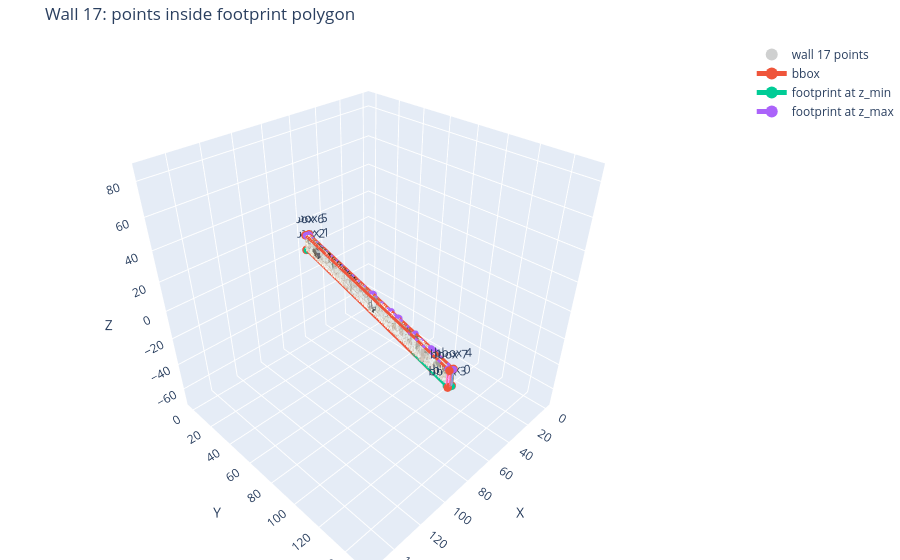

This figure's notebook cell:
### Code cell
fig = export_single_wall_points_html(
    wall_output_dict,
    wall_id=17,
    output_html="wall_17_points.html",
)

fig.show()

### Figure 1 — Plotly figure (JSON) as saved in the notebook; plotly's stock layout.template omitted (floating-point values rounded to 4 significant figures; data arrays with more than 128 entries replaced by an {"elided": "..."} marker saying what was removed)
{"data": [{"marker": {"color": {"elided": "27616 str values"}, "opacity": 0.9, "size": 2}, "mode": "markers", "name": "wall 17 points", "type": "scatter3d", "x": {"elided": "27616 float values"}, "y": {"elided": "27616 float values"}, "z": {"elided": "27616 float values"}}, {"line": {"width": 6}, "marker": {"size": 5}, "mode": "lines+markers+text", "name": "bbox", "text": ["bbox 0", "bbox 1", "bbox 2", "bbox 3", "bbox 4", "bbox 5", "bbox 6", "bbox 7", "bbox 0"], "textposition": "top center", "type": "scatter3d", "x": [93.54, 57.39, 59.76, 95.9, 93.54, 57.39, 59.76, 95.9, 93.54], "y": [148.6, 1.25, 0.6684, 148.0, 148.6, 1.25, 0.6684, 148.0, 148.6], "z": [2.483, 2.483, 2.483, 2.483, 13.31, 13.31, 13.31, 13.31, 2.483]}, {"line": {"width": 5}, "marker": {"size": 4}, "mode": "lines+markers", "name": "footprint at z_min", "type": "scatter3d", "x": {"elided": "152 float values"}, "y": {"elided": "152 float values"}, "z": {"elided": "152 float values"}}, {"line": {"dash": "dash", "width": 5}, "marker": {"size": 4}, "mode": "lines+markers", "name": "footprint at z_max", "type": "scatter3d", "x": {"elided": "152 float values"}, "y": {"elided": "152 float values"}, "z": {"elided": "152 float values"}}, {"line": {"width": 3}, "mode": "lines", "showlegend": false, "type": "scatter3d", "x": [90.32, 90.32], "y": [132.9, 132.9], "z": [2.483, 13.31]}, {"line": {"width": 3}, "mode": "lines", "showlegend": false, "type": "scatter3d", "x": [90.32, 90.32], "y": [132.9, 132.9], "z": [2.483, 13.31]}, {"line": {"width": 3}, "mode": "lines", "showlegend": false, "type": "scatter3d", "x": [90.12, 90.12], "y": [132.9, 132.9], "z": [2.483, 13.31]}, {"line": {"width": 3}, "mode": "lines", "showlegend": false, "type": "scatter3d", "x": [90.12, 90.12], "y": [132.9, 132.9], "z": [2.483, 13.31]}, {"line": {"width": 3}, "mode": "lines", "showlegend": false, "type": "scatter3d", "x": [90.12, 90.12], "y": [132.9, 132.9], "z": [2.483, 13.31]}, {"line": {"width": 3}, "mode": "lines", "showlegend": false, "type": "scatter3d", "x": [89.92, 89.92], "y": [133.0, 133.0], "z": [2.483, 13.31]}, {"line": {"width": 3}, "mode": "lines", "showlegend": false, "type": "scatter3d", "x": [90.05, 90.05], "y": [133.5, 133.5], "z": [2.483, 13.31]}, {"line": {"width": 3}, "mode": "lines", "showlegend": false, "type": "scatter3d", "x": [90.05, 90.05], "y": [133.5, 133.5], "z": [2.483, 13.31]}, {"line": {"width": 3}, "mode": "lines", "showlegend": false, "type": "scatter3d", "x": [89.85, 89.85], "y": [133.5, 133.5], "z": [2.483, 13.31]}, {"line": {"width": 3}, "mode": "lines", "showlegend": false, "type": "scatter3d", "x": [89.85, 89.85], "y": [133.5, 133.5], "z": [2.483, 13.31]}, {"line": {"width": 3}, "mode": "lines", "showlegend": false, "type": "scatter3d", "x": [89.85, 89.85], "y": [133.5, 133.5], "z": [2.483, 13.31]}, {"line": {"width": 3}, "mode": "lines", "showlegend": false, "type": "scatter3d", "x": [89.85, 89.85], "y": [133.5, 133.5], "z": [2.483, 13.31]}, {"line": {"width": 3}, "mode": "lines", "showlegend": false, "type": "scatter3d", "x": [89.85, 89.85], "y": [133.5, 133.5], "z": [2.483, 13.31]}, {"line": {"width": 3}, "mode": "lines", "showlegend": false, "type": "scatter3d", "x": [89.85, 89.85], "y": [133.5, 133.5], "z": [2.483, 13.31]}, {"line": {"width": 3}, "mode": "lines", "showlegend": false, "type": "scatter3d", "x": [89.98, 89.98], "y": [134.1, 134.1], "z": [2.483, 13.31]}, {"line": {"width": 3}, "mode": "lines", "showlegend": false, "type": "scatter3d", "x": [93.5, 93.5], "y": [148.4, 148.4], "z": [2.483, 13.31]}, {"line": {"width": 3}, "mode": "lines", "showlegend": false, "type": "scatter3d", "x": [93.5, 93.5], "y": [148.4, 148.4], "z": [2.483, 13.31]}, {"line": {"width": 3}, "mode": "lines", "showlegend": false, "type": "scatter3d", "x": [93.5, 93.5], "y": [148.4, 148.4], "z": [2.483, 13.31]}, {"line": {"width": 3}, "mode": "lines", "showlegend": false, "type": "scatter3d", "x": [93.5, 93.5], "y": [148.4, 148.4], "z": [2.483, 13.31]}, {"line": {"width": 3}, "mode": "lines", "showlegend": false, "type": "scatter3d", "x": [93.5, 93.5], "y": [148.4, 148.4], "z": [2.483, 13.31]}, {"line": {"width": 3}, "mode": "lines", "showlegend": false, "type": "scatter3d", "x": [93.83, 93.83], "y": [148.9, 148.9], "z": [2.483, 13.31]}, {"line": {"width": 3}, "mode": "lines", "showlegend": false, "type": "scatter3d", "x": [93.83, 93.83], "y": [148.9, 148.9], "z": [2.483, 13.31]}, {"line": {"width": 3}, "mode": "lines", "showlegend": false, "type": "scatter3d", "x": [93.83, 93.83], "y": [148.9, 148.9], "z": [2.483, 13.31]}, {"line": {"width": 3}, "mode": "lines", "showlegend": false, "type": "scatter3d", "x": [93.83, 93.83], "y": [148.9, 148.9], "z": [2.483, 13.31]}, {"line": {"width": 3}, "mode": "lines", "showlegend": false, "type": "scatter3d", "x": [94.03, 94.03], "y": [148.8, 148.8], "z": [2.483, 13.31]}, {"line": {"width": 3}, "mode": "lines", "showlegend": false, "type": "scatter3d", "x": [94.03, 94.03], "y": [148.8, 148.8], "z": [2.483, 13.31]}, {"line": {"width": 3}, "mode": "lines", "showlegend": false, "type": "scatter3d", "x": [94.03, 94.03], "y": [148.8, 148.8], "z": [2.483, 13.31]}, {"line": {"width": 3}, "mode": "lines", "showlegend": false, "type": "scatter3d", "x": [94.23, 94.23], "y": [148.8, 148.8], "z": [2.483, 13.31]}, {"line": {"width": 3}, "mode": "lines", "showlegend": false, "type": "scatter3d", "x": [94.23, 94.23], "y": [148.8, 148.8], "z": [2.483, 13.31]}, {"line": {"width": 3}, "mode": "lines", "showlegend": false, "type": "scatter3d", "x": [94.23, 94.23], "y": [148.8, 148.8], "z": [2.483, 13.31]}, {"line": {"width": 3}, "mode": "lines", "showlegend": false, "type": "scatter3d", "x": [94.43, 94.43], "y": [148.7, 148.7], "z": [2.483, 13.31]}, {"line": {"width": 3}, "mode": "lines", "showlegend": false, "type": "scatter3d", "x": [94.43, 94.43], "y": [148.7, 148.7], "z": [2.483, 13.31]}, {"line": {"width": 3}, "mode": "lines", "showlegend": false, "type": "scatter3d", "x": [94.63, 94.63], "y": [148.7, 148.7], "z": [2.483, 13.31]}, {"line": {"width": 3}, "mode": "lines", "showlegend": false, "type": "scatter3d", "x": [94.63, 94.63], "y": [148.7, 148.7], "z": [2.483, 13.31]}, {"line": {"width": 3}, "mode": "lines", "showlegend": false, "type": "scatter3d", "x": [94.63, 94.63], "y": [148.7, 148.7], "z": [2.483, 13.31]}, {"line": {"width": 3}, "mode": "lines", "showlegend": false, "type": "scatter3d", "x": [94.83, 94.83], "y": [148.6, 148.6], "z": [2.483, 13.31]}, {"line": {"width": 3}, "mode": "lines", "showlegend": false, "type": "scatter3d", "x": [94.83, 94.83], "y": [148.6, 148.6], "z": [2.483, 13.31]}, {"line": {"width": 3}, "mode": "lines", "showlegend": false, "type": "scatter3d", "x": [94.83, 94.83], "y": [148.6, 148.6], "z": [2.483, 13.31]}, {"line": {"width": 3}, "mode": "lines", "showlegend": false, "type": "scatter3d", "x": [95.03, 95.03], "y": [148.6, 148.6], "z": [2.483, 13.31]}, {"line": {"width": 3}, "mode": "lines", "showlegend": false, "type": "scatter3d", "x": [95.03, 95.03], "y": [148.6, 148.6], "z": [2.483, 13.31]}, {"line": {"width": 3}, "mode": "lines", "showlegend": false, "type": "scatter3d", "x": [95.03, 95.03], "y": [148.6, 148.6], "z": [2.483, 13.31]}, {"line": {"width": 3}, "mode": "lines", "showlegend": false, "type": "scatter3d", "x": [95.03, 95.03], "y": [148.6, 148.6], "z": [2.483, 13.31]}, {"line": {"width": 3}, "mode": "lines", "showlegend": false, "type": "scatter3d", "x": [95.23, 95.23], "y": [148.5, 148.5], "z": [2.483, 13.31]}, {"line": {"width": 3}, "mode": "lines", "showlegend": false, "type": "scatter3d", "x": [95.1, 95.1], "y": [148.0, 148.0], "z": [2.483, 13.31]}, {"line": {"width": 3}, "mode": "lines", "showlegend": false, "type": "scatter3d", "x": [95.1, 95.1], "y": [148.0, 148.0], "z": [2.483, 13.31]}, {"line": {"width": 3}, "mode": "lines", "showlegend": false, "type": "scatter3d", "x": [95.1, 95.1], "y": [148.0, 148.0], "z": [2.483, 13.31]}, {"line": {"width": 3}, "mode": "lines", "showlegend": false, "type": "scatter3d", "x": [95.1, 95.1], "y": [148.0, 148.0], "z": [2.483, 13.31]}, {"line": {"width": 3}, "mode": "lines", "showlegend": false, "type": "scatter3d", "x": [95.1, 95.1], "y": [148.0, 148.0], "z": [2.483, 13.31]}, {"line": {"width": 3}, "mode": "lines", "showlegend": false, "type": "scatter3d", "x": [95.1, 95.1], "y": [148.0, 148.0], "z": [2.483, 13.31]}, {"line": {"width": 3}, "mode": "lines", "showlegend": false, "type": "scatter3d", "x": [95.1, 95.1], "y": [148.0, 148.0], "z": [2.483, 13.31]}, {"line": {"width": 3}, "mode": "lines", "showlegend": false, "type": "scatter3d", "x": [95.3, 95.3], "y": [148.0, 148.0], "z": [2.483, 13.31]}, {"line": {"width": 3}, "mode": "lines", "showlegend": false, "type": "scatter3d", "x": [95.3, 95.3], "y": [148.0, 148.0], "z": [2.483, 13.31]}, {"line": {"width": 3}, "mode": "lines", "showlegend": false, "type": "scatter3d", "x": [95.3, 95.3], "y": [148.0, 148.0], "z": [2.483, 13.31]}, {"line": {"width": 3}, "mode": "lines", "showlegend": false, "type": "scatter3d", "x": [95.5, 95.5], "y": [147.9, 147.9], "z": [2.483, 13.31]}, {"line": {"width": 3}, "mode": "lines", "showlegend": false, "type": "scatter3d", "x": [95.5, 95.5], "y": [147.9, 147.9], "z": [2.483, 13.31]}, {"line": {"width": 3}, "mode": "lines", "showlegend": false, "type": "scatter3d", "x": [95.37, 95.37], "y": [147.4, 147.4], "z": [2.483, 13.31]}, {"line": {"width": 3}, "mode": "lines", "showlegend": false, "type": "scatter3d", "x": [95.57, 95.57], "y": [147.3, 147.3], "z": [2.483, 13.31]}, {"line": {"width": 3}, "mode": "lines", "showlegend": false, "type": "scatter3d", "x": [95.57, 95.57], "y": [147.3, 147.3], "z": [2.483, 13.31]}, {"line": {"width": 3}, "mode": "lines", "showlegend": false, "type": "scatter3d", "x": [95.57, 95.57], "y": [147.3, 147.3], "z": [2.483, 13.31]}, {"line": {"width": 3}, "mode": "lines", "showlegend": false, "type": "scatter3d", "x": [95.57, 95.57], "y": [147.3, 147.3], "z": [2.483, 13.31]}, {"line": {"width": 3}, "mode": "lines", "showlegend": false, "type": "scatter3d", "x": [95.77, 95.77], "y": [147.3, 147.3], "z": [2.483, 13.31]}, {"line": {"width": 3}, "mode": "lines", "showlegend": false, "type": "scatter3d", "x": [95.77, 95.77], "y": [147.3, 147.3], "z": [2.483, 13.31]}, {"line": {"width": 3}, "mode": "lines", "showlegend": false, "type": "scatter3d", "x": [95.77, 95.77], "y": [147.3, 147.3], "z": [2.483, 13.31]}, {"line": {"width": 3}, "mode": "lines", "showlegend": false, "type": "scatter3d", "x": [95.64, 95.64], "y": [146.8, 146.8], "z": [2.483, 13.31]}, {"line": {"width": 3}, "mode": "lines", "showlegend": false, "type": "scatter3d", "x": [95.64, 95.64], "y": [146.8, 146.8], "z": [2.483, 13.31]}, {"line": {"width": 3}, "mode": "lines", "showlegend": false, "type": "scatter3d", "x": [59.85, 59.85], "y": [1.77, 1.77], "z": [2.483, 13.31]}, {"line": {"width": 3}, "mode": "lines", "showlegend": false, "type": "scatter3d", "x": [59.85, 59.85], "y": [1.77, 1.77], "z": [2.483, 13.31]}, {"line": {"width": 3}, "mode": "lines", "showlegend": false, "type": "scatter3d", "x": [59.85, 59.85], "y": [1.77, 1.77], "z": [2.483, 13.31]}, {"line": {"width": 3}, "mode": "lines", "showlegend": false, "type": "scatter3d", "x": [59.85, 59.85], "y": [1.77, 1.77], "z": [2.483, 13.31]}, {"line": {"width": 3}, "mode": "lines", "showlegend": false, "type": "scatter3d", "x": [59.85, 59.85], "y": [1.77, 1.77], "z": [2.483, 13.31]}, {"line": {"width": 3}, "mode": "lines", "showlegend": false, "type": "scatter3d", "x": [59.85, 59.85], "y": [1.77, 1.77], "z": [2.483, 13.31]}, {"line": {"width": 3}, "mode": "lines", "showlegend": false, "type": "scatter3d", "x": [59.72, 59.72], "y": [1.238, 1.238], "z": [2.483, 13.31]}, {"line": {"width": 3}, "mode": "lines", "showlegend": false, "type": "scatter3d", "x": [59.52, 59.52], "y": [1.287, 1.287], "z": [2.483, 13.31]}, {"line": {"width": 3}, "mode": "lines", "showlegend": false, "type": "scatter3d", "x": [59.52, 59.52], "y": [1.287, 1.287], "z": [2.483, 13.31]}, {"line": {"width": 3}, "mode": "lines", "showlegend": false, "type": "scatter3d", "x": [59.52, 59.52], "y": [1.287, 1.287], "z": [2.483, 13.31]}, {"line": {"width": 3}, "mode": "lines", "showlegend": false, "type": "scatter3d", "x": [59.52, 59.52], "y": [1.287, 1.287], "z": [2.483, 13.31]}, {"line": {"width": 3}, "mode": "lines", "showlegend": false, "type": "scatter3d", "x": [59.52, 59.52], "y": [1.287, 1.287], "z": [2.483, 13.31]}, {"line": {"width": 3}, "mode": "lines", "showlegend": false, "type": "scatter3d", "x": [59.32, 59.32], "y": [1.337, 1.337], "z": [2.483, 13.31]}, {"line": {"width": 3}, "mode": "lines", "showlegend": false, "type": "scatter3d", "x": [59.32, 59.32], "y": [1.337, 1.337], "z": [2.483, 13.31]}, {"line": {"width": 3}, "mode": "lines", "showlegend": false, "type": "scatter3d", "x": [59.32, 59.32], "y": [1.337, 1.337], "z": [2.483, 13.31]}, {"line": {"width": 3}, "mode": "lines", "showlegend": false, "type": "scatter3d", "x": [59.19, 59.19], "y": [0.8053, 0.8053], "z": [2.483, 13.31]}, {"line": {"width": 3}, "mode": "lines", "showlegend": false, "type": "scatter3d", "x": [59.19, 59.19], "y": [0.8053, 0.8053], "z": [2.483, 13.31]}, {"line": {"width": 3}, "mode": "lines", "showlegend": false, "type": "scatter3d", "x": [58.99, 58.99], "y": [0.8544, 0.8544], "z": [2.483, 13.31]}, {"line": {"width": 3}, "mode": "lines", "showlegend": false, "type": "scatter3d", "x": [58.99, 58.99], "y": [0.8544, 0.8544], "z": [2.483, 13.31]}, {"line": {"width": 3}, "mode": "lines", "showlegend": false, "type": "scatter3d", "x": [58.99, 58.99], "y": [0.8544, 0.8544], "z": [2.483, 13.31]}, {"line": {"width": 3}, "mode": "lines", "showlegend": false, "type": "scatter3d", "x": [58.79, 58.79], "y": [0.9035, 0.9035], "z": [2.483, 13.31]}, {"line": {"width": 3}, "mode": "lines", "showlegend": false, "type": "scatter3d", "x": [58.79, 58.79], "y": [0.9035, 0.9035], "z": [2.483, 13.31]}, {"line": {"width": 3}, "mode": "lines", "showlegend": false, "type": "scatter3d", "x": [58.79, 58.79], "y": [0.9035, 0.9035], "z": [2.483, 13.31]}, {"line": {"width": 3}, "mode": "lines", "showlegend": false, "type": "scatter3d", "x": [58.59, 58.59], "y": [0.9526, 0.9526], "z": [2.483, 13.31]}, {"line": {"width": 3}, "mode": "lines", "showlegend": false, "type": "scatter3d", "x": [58.59, 58.59], "y": [0.9526, 0.9526], "z": [2.483, 13.31]}, {"line": {"width": 3}, "mode": "lines", "showlegend": false, "type": "scatter3d", "x": [58.39, 58.39], "y": [1.002, 1.002], "z": [2.483, 13.31]}, {"line": {"width": 3}, "mode": "lines", "showlegend": false, "type": "scatter3d", "x": [58.39, 58.39], "y": [1.002, 1.002], "z": [2.483, 13.31]}, {"line": {"width": 3}, "mode": "lines", "showlegend": false, "type": "scatter3d", "x": [58.39, 58.39], "y": [1.002, 1.002], "z": [2.483, 13.31]}, {"line": {"width": 3}, "mode": "lines", "showlegend": false, "type": "scatter3d", "x": [58.19, 58.19], "y": [1.051, 1.051], "z": [2.483, 13.31]}, {"line": {"width": 3}, "mode": "lines", "showlegend": false, "type": "scatter3d", "x": [58.19, 58.19], "y": [1.051, 1.051], "z": [2.483, 13.31]}, {"line": {"width": 3}, "mode": "lines", "showlegend": false, "type": "scatter3d", "x": [58.19, 58.19], "y": [1.051, 1.051], "z": [2.483, 13.31]}, {"line": {"width": 3}, "mode": "lines", "showlegend": false, "type": "scatter3d", "x": [57.99, 57.99], "y": [1.1, 1.1], "z": [2.483, 13.31]}, {"line": {"width": 3}, "mode": "lines", "showlegend": false, "type": "scatter3d", "x": [57.99, 57.99], "y": [1.1, 1.1], "z": [2.483, 13.31]}, {"line": {"width": 3}, "mode": "lines", "showlegend": false, "type": "scatter3d", "x": [57.99, 57.99], "y": [1.1, 1.1], "z": [2.483, 13.31]}, {"line": {"width": 3}, "mode": "lines", "showlegend": false, "type": "scatter3d", "x": [57.92, 57.92], "y": [1.68, 1.68], "z": [2.483, 13.31]}, {"line": {"width": 3}, "mode": "lines", "showlegend": false, "type": "scatter3d", "x": [57.92, 57.92], "y": [1.68, 1.68], "z": [2.483, 13.31]}, {"line": {"width": 3}, "mode": "lines", "showlegend": false, "type": "scatter3d", "x": [57.92, 57.92], "y": [1.68, 1.68], "z": [2.483, 13.31]}, {"line": {"width": 3}, "mode": "lines", "showlegend": false, "type": "scatter3d", "x": [57.92, 57.92], "y": [1.68, 1.68], "z": [2.483, 13.31]}, {"line": {"width": 3}, "mode": "lines", "showlegend": false, "type": "scatter3d", "x": [57.92, 57.92], "y": [1.68, 1.68], "z": [2.483, 13.31]}, {"line": {"width": 3}, "mode": "lines", "showlegend": false, "type": "scatter3d", "x": [57.92, 57.92], "y": [1.68, 1.68], "z": [2.483, 13.31]}, {"line": {"width": 3}, "mode": "lines", "showlegend": false, "type": "scatter3d", "x": [57.92, 57.92], "y": [1.68, 1.68], "z": [2.483, 13.31]}, {"line": {"width": 3}, "mode": "lines", "showlegend": false, "type": "scatter3d", "x": [57.92, 57.92], "y": [1.68, 1.68], "z": [2.483, 13.31]}, {"line": {"width": 3}, "mode": "lines", "showlegend": false, "type": "scatter3d", "x": [57.72, 57.72], "y": [1.729, 1.729], "z": [2.483, 13.31]}, {"line": {"width": 3}, "mode": "lines", "showlegend": false, "type": "scatter3d", "x": [57.85, 57.85], "y": [2.261, 2.261], "z": [2.483, 13.31]}, {"line": {"width": 3}, "mode": "lines", "showlegend": false, "type": "scatter3d", "x": [57.85, 57.85], "y": [2.261, 2.261], "z": [2.483, 13.31]}, {"line": {"width": 3}, "mode": "lines", "showlegend": false, "type": "scatter3d", "x": [57.85, 57.85], "y": [2.261, 2.261], "z": [2.483, 13.31]}, {"line": {"width": 3}, "mode": "lines", "showlegend": false, "type": "scatter3d", "x": [57.85, 57.85], "y": [2.261, 2.261], "z": [2.483, 13.31]}, {"line": {"width": 3}, "mode": "lines", "showlegend": false, "type": "scatter3d", "x": [76.36, 76.36], "y": [77.7, 77.7], "z": [2.483, 13.31]}, {"line": {"width": 3}, "mode": "lines", "showlegend": false, "type": "scatter3d", "x": [76.36, 76.36], "y": [77.7, 77.7], "z": [2.483, 13.31]}, {"line": {"width": 3}, "mode": "lines", "showlegend": false, "type": "scatter3d", "x": [76.36, 76.36], "y": [77.7, 77.7], "z": [2.483, 13.31]}, {"line": {"width": 3}, "mode": "lines", "showlegend": false, "type": "scatter3d", "x": [76.16, 76.16], "y": [77.75, 77.75], "z": [2.483, 13.31]}, {"line": {"width": 3}, "mode": "lines", "showlegend": false, "type": "scatter3d", "x": [76.16, 76.16], "y": [77.75, 77.75], "z": [2.483, 13.31]}, {"line": {"width": 3}, "mode": "lines", "showlegend": false, "type": "scatter3d", "x": [76.29, 76.29], "y": [78.28, 78.28], "z": [2.483, 13.31]}, {"line": {"width": 3}, "mode": "lines", "showlegend": false, "type": "scatter3d", "x": [76.29, 76.29], "y": [78.28, 78.28], "z": [2.483, 13.31]}, {"line": {"width": 3}, "mode": "lines", "showlegend": false, "type": "scatter3d", "x": [80.92, 80.92], "y": [96.29, 96.29], "z": [2.483, 13.31]}, {"line": {"width": 3}, "mode": "lines", "showlegend": false, "type": "scatter3d", "x": [80.92, 80.92], "y": [96.29, 96.29], "z": [2.483, 13.31]}, {"line": {"width": 3}, "mode": "lines", "showlegend": false, "type": "scatter3d", "x": [80.92, 80.92], "y": [96.29, 96.29], "z": [2.483, 13.31]}, {"line": {"width": 3}, "mode": "lines", "showlegend": false, "type": "scatter3d", "x": [80.92, 80.92], "y": [96.29, 96.29], "z": [2.483, 13.31]}, {"line": {"width": 3}, "mode": "lines", "showlegend": false, "type": "scatter3d", "x": [80.92, 80.92], "y": [96.29, 96.29], "z": [2.483, 13.31]}, {"line": {"width": 3}, "mode": "lines", "showlegend": false, "type": "scatter3d", "x": [82.49, 82.49], "y": [102.7, 102.7], "z": [2.483, 13.31]}, {"line": {"width": 3}, "mode": "lines", "showlegend": false, "type": "scatter3d", "x": [82.49, 82.49], "y": [102.7, 102.7], "z": [2.483, 13.31]}, {"line": {"width": 3}, "mode": "lines", "showlegend": false, "type": "scatter3d", "x": [82.49, 82.49], "y": [102.7, 102.7], "z": [2.483, 13.31]}, {"line": {"width": 3}, "mode": "lines", "showlegend": false, "type": "scatter3d", "x": [82.49, 82.49], "y": [102.7, 102.7], "z": [2.483, 13.31]}, {"line": {"width": 3}, "mode": "lines", "showlegend": false, "type": "scatter3d", "x": [82.62, 82.62], "y": [103.2, 103.2], "z": [2.483, 13.31]}, {"line": {"width": 3}, "mode": "lines", "showlegend": false, "type": "scatter3d", "x": [82.42, 82.42], "y": [103.2, 103.2], "z": [2.483, 13.31]}, {"line": {"width": 3}, "mode": "lines", "showlegend": false, "type": "scatter3d", "x": [86.27, 86.27], "y": [118.1, 118.1], "z": [2.483, 13.31]}, {"line": {"width": 3}, "mode": "lines", "showlegend": false, "type": "scatter3d", "x": [89.53, 89.53], "y": [131.4, 131.4], "z": [2.483, 13.31]}, {"line": {"width": 3}, "mode": "lines", "showlegend": false, "type": "scatter3d", "x": [89.53, 89.53], "y": [131.4, 131.4], "z": [2.483, 13.31]}, {"line": {"width": 3}, "mode": "lines", "showlegend": false, "type": "scatter3d", "x": [89.66, 89.66], "y": [131.9, 131.9], "z": [2.483, 13.31]}, {"line": {"width": 3}, "mode": "lines", "showlegend": false, "type": "scatter3d", "x": [89.66, 89.66], "y": [131.9, 131.9], "z": [2.483, 13.31]}, {"line": {"width": 3}, "mode": "lines", "showlegend": false, "type": "scatter3d", "x": [89.66, 89.66], "y": [131.9, 131.9], "z": [2.483, 13.31]}, {"line": {"width": 3}, "mode": "lines", "showlegend": false, "type": "scatter3d", "x": [89.66, 89.66], "y": [131.9, 131.9], "z": [2.483, 13.31]}, {"line": {"width": 3}, "mode": "lines", "showlegend": false, "type": "scatter3d", "x": [89.66, 89.66], "y": [131.9, 131.9], "z": [2.483, 13.31]}, {"line": {"width": 3}, "mode": "lines", "showlegend": false, "type": "scatter3d", "x": [89.86, 89.86], "y": [131.8, 131.8], "z": [2.483, 13.31]}, {"line": {"width": 3}, "mode": "lines", "showlegend": false, "type": "scatter3d", "x": [89.86, 89.86], "y": [131.8, 131.8], "z": [2.483, 13.31]}, {"line": {"width": 3}, "mode": "lines", "showlegend": false, "type": "scatter3d", "x": [89.86, 89.86], "y": [131.8, 131.8], "z": [2.483, 13.31]}, {"line": {"width": 3}, "mode": "lines", "showlegend": false, "type": "scatter3d", "x": [89.86, 89.86], "y": [131.8, 131.8], "z": [2.483, 13.31]}, {"line": {"width": 3}, "mode": "lines", "showlegend": false, "type": "scatter3d", "x": [89.99, 89.99], "y": [132.4, 132.4], "z": [2.483, 13.31]}, {"line": {"width": 3}, "mode": "lines", "showlegend": false, "type": "scatter3d", "x": [90.19, 90.19], "y": [132.3, 132.3], "z": [2.483, 13.31]}, {"line": {"width": 3}, "mode": "lines", "showlegend": false, "type": "scatter3d", "x": [90.19, 90.19], "y": [132.3, 132.3], "z": [2.483, 13.31]}, {"line": {"width": 3}, "mode": "lines", "showlegend": false, "type": "scatter3d", "x": [90.19, 90.19], "y": [132.3, 132.3], "z": [2.483, 13.31]}, {"line": {"width": 3}, "mode": "lines", "showlegend": false, "type": "scatter3d", "x": [90.39, 90.39], "y": [132.3, 132.3], "z": [2.483, 13.31]}, {"line": {"width": 3}, "mode": "lines", "showlegend": false, "type": "scatter3d", "x": [90.39, 90.39], "y": [132.3, 132.3], "z": [2.483, 13.31]}, {"line": {"width": 3}, "mode": "lines", "showlegend": false, "type": "scatter3d", "x": [90.52, 90.52], "y": [132.8, 132.8], "z": [2.483, 13.31]}, {"line": {"width": 3}, "mode": "lines", "showlegend": false, "type": "scatter3d", "x": [90.52, 90.52], "y": [132.8, 132.8], "z": [2.483, 13.31]}, {"line": {"width": 3}, "mode": "lines", "showlegend": false, "type": "scatter3d", "x": [90.32, 90.32], "y": [132.9, 132.9], "z": [2.483, 13.31]}, {"color": "lightblue", "i": {"elided": "302 int values"}, "j": {"elided": "302 int values"}, "k": {"elided": "302 int values"}, "name": "wall surface", "opacity": 0.15, "showscale": false, "type": "mesh3d", "x": {"elided": "302 float values"}, "y": {"elided": "302 float values"}, "z": {"elided": "302 float values"}}], "layout": {"legend": {"itemsizing": "constant"}, "margin": {"b": 0, "l": 0, "r": 0, "t": 40}, "scene": {"aspectmode": "cube", "xaxis": {"range": [-4.873, 158.2], "title": {"text": "X"}}, "yaxis": {"range": [-6.743, 156.3], "title": {"text": "Y"}}, "zaxis": {"range": [-73.62, 89.42], "title": {"text": "Z"}}}, "title": {"text": "Wall 17: points inside footprint polygon"}}}
